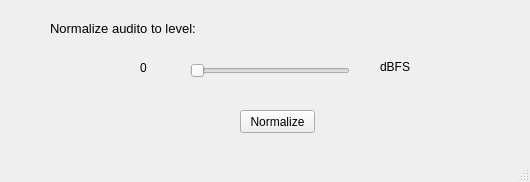
<?xml version="1.0" encoding="UTF-8"?>
<ui version="4.0">
 <class>NormalizeWindow</class>
 <widget class="QMainWindow" name="NormalizeWindow">
  <property name="geometry">
   <rect>
    <x>0</x>
    <y>0</y>
    <width>530</width>
    <height>182</height>
   </rect>
  </property>
  <property name="windowTitle">
   <string>MainWindow</string>
  </property>
  <widget class="QWidget" name="centralwidget">
   <widget class="QPushButton" name="buttonNormalize">
    <property name="geometry">
     <rect>
      <x>240</x>
      <y>110</y>
      <width>75</width>
      <height>23</height>
     </rect>
    </property>
    <property name="text">
     <string>Normalize</string>
    </property>
   </widget>
   <widget class="QLabel" name="labelNormalizeText">
    <property name="geometry">
     <rect>
      <x>50</x>
      <y>20</y>
      <width>261</width>
      <height>16</height>
     </rect>
    </property>
    <property name="font">
     <font>
      <pointsize>10</pointsize>
     </font>
    </property>
    <property name="text">
     <string>Normalize audito to level:</string>
    </property>
   </widget>
   <widget class="QSlider" name="sliderNormalize">
    <property name="geometry">
     <rect>
      <x>190</x>
      <y>60</y>
      <width>160</width>
      <height>22</height>
     </rect>
    </property>
    <property name="orientation">
     <enum>Qt::Horizontal</enum>
    </property>
   </widget>
   <widget class="QLabel" name="labelNormlizeUnits">
    <property name="geometry">
     <rect>
      <x>380</x>
      <y>60</y>
      <width>47</width>
      <height>13</height>
     </rect>
    </property>
    <property name="text">
     <string>dBFS</string>
    </property>
   </widget>
   <widget class="QLabel" name="labelNormalizeValue">
    <property name="geometry">
     <rect>
      <x>140</x>
      <y>60</y>
      <width>31</width>
      <height>16</height>
     </rect>
    </property>
    <property name="text">
     <string>0</string>
    </property>
   </widget>
  </widget>
  <widget class="QMenuBar" name="menubar">
   <property name="geometry">
    <rect>
     <x>0</x>
     <y>0</y>
     <width>530</width>
     <height>21</height>
    </rect>
   </property>
  </widget>
  <widget class="QStatusBar" name="statusbar"/>
 </widget>
 <resources/>
 <connections/>
</ui>
